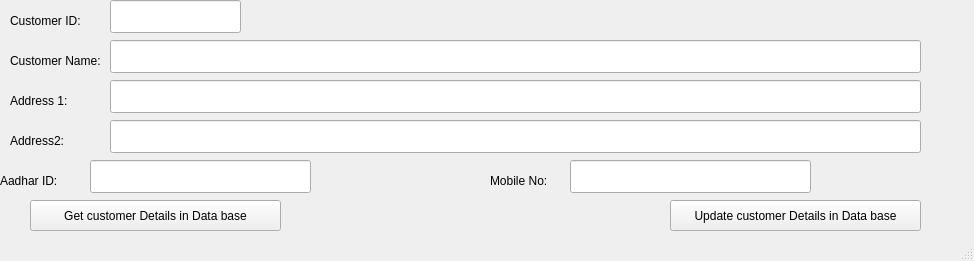
<?xml version="1.0" encoding="UTF-8"?>
<ui version="4.0">
 <class>MainWindow</class>
 <widget class="QMainWindow" name="MainWindow">
  <property name="geometry">
   <rect>
    <x>0</x>
    <y>0</y>
    <width>974</width>
    <height>261</height>
   </rect>
  </property>
  <property name="windowTitle">
   <string>Customer Details</string>
  </property>
  <widget class="QWidget" name="centralwidget">
   <widget class="QLabel" name="label">
    <property name="geometry">
     <rect>
      <x>0</x>
      <y>170</y>
      <width>91</width>
      <height>21</height>
     </rect>
    </property>
    <property name="text">
     <string>Aadhar ID:</string>
    </property>
   </widget>
   <widget class="QLineEdit" name="lineEdit">
    <property name="geometry">
     <rect>
      <x>90</x>
      <y>160</y>
      <width>221</width>
      <height>33</height>
     </rect>
    </property>
   </widget>
   <widget class="QPushButton" name="pushButton">
    <property name="geometry">
     <rect>
      <x>30</x>
      <y>200</y>
      <width>251</width>
      <height>31</height>
     </rect>
    </property>
    <property name="text">
     <string>Get customer Details in Data base</string>
    </property>
   </widget>
   <widget class="QLineEdit" name="lineEdit_3">
    <property name="geometry">
     <rect>
      <x>110</x>
      <y>0</y>
      <width>131</width>
      <height>33</height>
     </rect>
    </property>
   </widget>
   <widget class="QLineEdit" name="lineEdit_4">
    <property name="geometry">
     <rect>
      <x>110</x>
      <y>40</y>
      <width>811</width>
      <height>33</height>
     </rect>
    </property>
   </widget>
   <widget class="QLineEdit" name="lineEdit_5">
    <property name="geometry">
     <rect>
      <x>110</x>
      <y>80</y>
      <width>811</width>
      <height>33</height>
     </rect>
    </property>
   </widget>
   <widget class="QLineEdit" name="lineEdit_6">
    <property name="geometry">
     <rect>
      <x>110</x>
      <y>120</y>
      <width>811</width>
      <height>33</height>
     </rect>
    </property>
   </widget>
   <widget class="QLabel" name="label_3">
    <property name="geometry">
     <rect>
      <x>10</x>
      <y>10</y>
      <width>81</width>
      <height>21</height>
     </rect>
    </property>
    <property name="text">
     <string>Customer ID:</string>
    </property>
   </widget>
   <widget class="QLabel" name="label_4">
    <property name="geometry">
     <rect>
      <x>10</x>
      <y>50</y>
      <width>101</width>
      <height>21</height>
     </rect>
    </property>
    <property name="text">
     <string>Customer Name:</string>
    </property>
   </widget>
   <widget class="QLabel" name="label_5">
    <property name="geometry">
     <rect>
      <x>10</x>
      <y>130</y>
      <width>141</width>
      <height>21</height>
     </rect>
    </property>
    <property name="text">
     <string>Address2:</string>
    </property>
   </widget>
   <widget class="QLabel" name="label_6">
    <property name="geometry">
     <rect>
      <x>10</x>
      <y>90</y>
      <width>91</width>
      <height>21</height>
     </rect>
    </property>
    <property name="text">
     <string>Address 1:</string>
    </property>
   </widget>
   <widget class="QLabel" name="label_2">
    <property name="geometry">
     <rect>
      <x>490</x>
      <y>170</y>
      <width>81</width>
      <height>21</height>
     </rect>
    </property>
    <property name="text">
     <string>Mobile No:</string>
    </property>
   </widget>
   <widget class="QLineEdit" name="lineEdit_2">
    <property name="geometry">
     <rect>
      <x>570</x>
      <y>160</y>
      <width>241</width>
      <height>33</height>
     </rect>
    </property>
   </widget>
   <widget class="QPushButton" name="pushButton_2">
    <property name="geometry">
     <rect>
      <x>670</x>
      <y>200</y>
      <width>251</width>
      <height>31</height>
     </rect>
    </property>
    <property name="text">
     <string>Update customer Details in Data base</string>
    </property>
   </widget>
  </widget>
  <widget class="QStatusBar" name="statusbar"/>
 </widget>
 <resources/>
 <connections/>
</ui>
